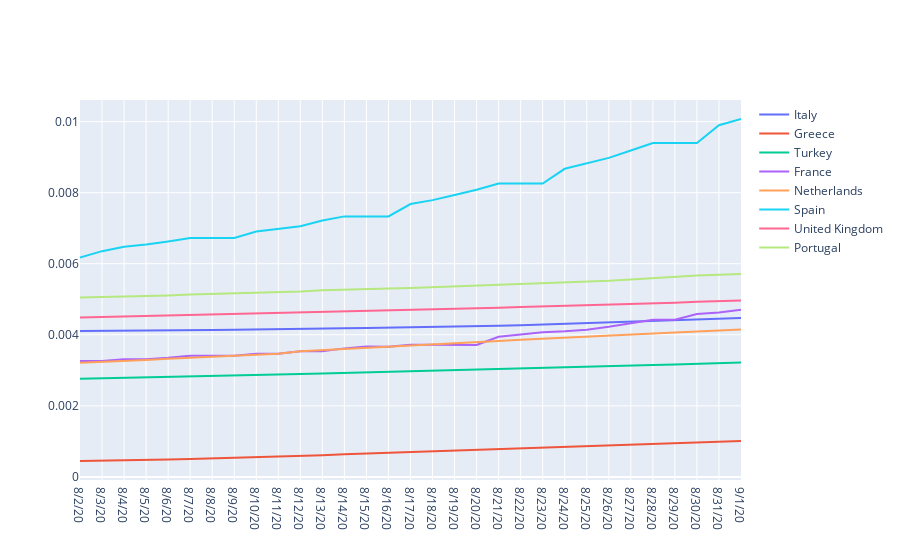

The cell this chart's notebook holds for it:
### Code cell
draw(flip(normalize_by_population(confirmed_selection)))
